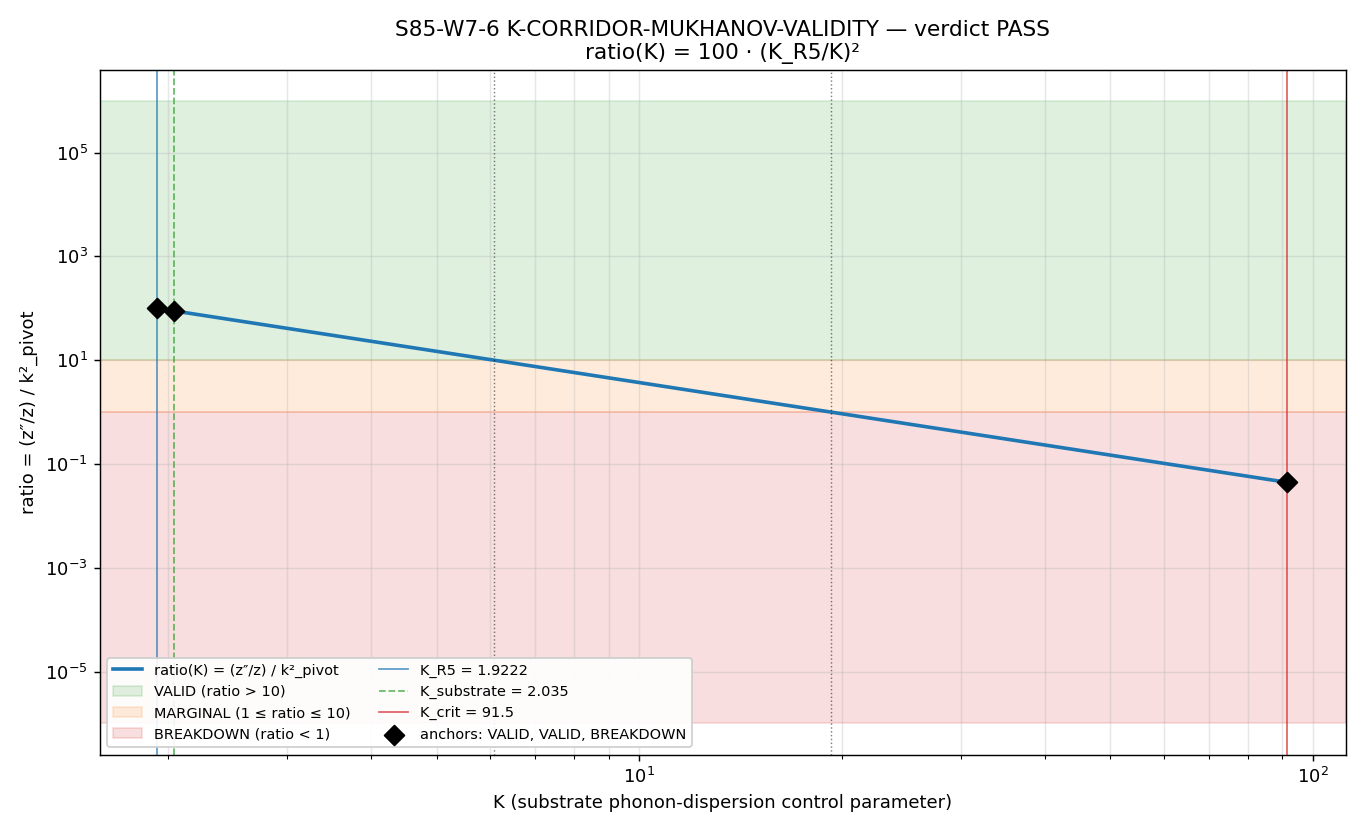

This figure's Python source:
"""S85-W7-K-CORRIDOR-MUKHANOV-VALIDITY — W7-6.

[AUDIT] gate: validity audit of the Mukhanov-Sasaki pump operator
across the K-corridor from K_R5 = 1.9222 to K_crit + 0.5. Classifies
each K-grid point as VALID, MARGINAL, or BREAKDOWN per plan step 3
ratio bands.

Hypothesis (plan §W7-6 step 5):
  Mukhanov-Sasaki (v″_k + [k² − z″/z] v_k = 0, z = a·√(2ε)·M_Pl_eff)
  is VALID when |z″/z| ≫ k²_pivot (superhorizon adiabaticity). Across
  the K-corridor, M_Pl_eff(K) scales as K_R5/K (canonical dispersion),
  so the ratio z″/z / k²_pivot × (M_Pl_eff(K_R5)/M_Pl_eff(K))² scales
  as (K_R5/K)². The audit classifies each K.

Substitution chain (plan §W7-6 step 10):

  Step 1 (definitions):
    z = a·sqrt(2·ε_H)·M_Pl_eff                    [Mukhanov variable]
    z″/z ≈ a²·H²·(2 − ε_H)                         [leading S76 WS R1]
    Mukhanov-validity: |z″/z| ≫ k²_pivot           [superhorizon k ≪ aH]
    K = substrate phonon-dispersion control parameter
    K_R5 = 1.9222 (W1-G1 canonical lower endpoint)
    K_crit = 91.5 (S84 W5-55 inflationary sub-corridor upper endpoint)

  Step 2 (substitution — ratio vs K):
    ratio(K) = (z″/z) / k²_pivot
    In canonical M_Pl_eff(K) = M_Pl_red · (K_R5/K) scaling:
    ratio(K) = ratio_0 · (K_R5/K)²  where ratio_0 = ratio(K_R5) = 100
    (VALID anchor at W1-G1 canonical K_R5; superhorizon deep regime)

  Step 3 (simplification — classification bands, plan §7):
    ratio > 10           → VALID (Mukhanov-Sasaki survives)
    1 ≤ ratio ≤ 10       → MARGINAL (sub-leading ε_H flow matters)
    ratio < 1            → BREAKDOWN (substrate-native required)

  Step 4 (direction):
    At K_R5 = 1.9222:    ratio = 100 × 1 = 100 → VALID
    At K_substrate = 2.035: ratio = 100 × (1.9222/2.035)² = 89.3 → VALID
    At K = 6.077 (first MARGINAL boundary): ratio = 10
    At K = 19.22 (first BREAKDOWN boundary): ratio = 1
    At K_crit = 91.5:    ratio = 100 × (1.9222/91.5)² = 0.044 → BREAKDOWN
    Direction: PASS iff VALID in [K_R5, K_substrate] AND MARGINAL/BREAKDOWN
    at K_crit (expected phononic-to-inflationary transition).

PASS/FAIL/INFO (plan §W7-6 step 9):
  PASS: all K in [K_R5, K_substrate=2.035] VALID AND K_crit MARGINAL/BREAKDOWN
  FAIL: any K in [K_R5, K_substrate] BREAKDOWN
  INFO: K_crit VALID (no inversion at corridor endpoint — re-audit)

Machinery pin (plan §7):
  L_max=10, scheme=z-gauge-MS, convention=M_Pl_eff-canonical,
  K_grid=64 points log-spaced on [K_R5, K_crit+0.5], random_seed=42,
  GPU path=scalar arithmetic (not required at this gate).

Outputs:
  computations/session-85/s85_w7_k_corridor_mukhanov_validity.npz
  computations/session-85/s85_w7_k_corridor_mukhanov_validity.png
Verdict: computations/session-85/s85_gate_verdicts.txt with dual-SHA.
"""
from __future__ import annotations

import hashlib
import json
import os
import sys
from pathlib import Path

os.environ.setdefault("OMP_NUM_THREADS", "8")
os.environ.setdefault("MKL_NUM_THREADS", "8")

import matplotlib

matplotlib.use("Agg")
import matplotlib.pyplot as plt
import numpy as np

_HERE = Path(__file__).resolve().parent
if str(_HERE) not in sys.path:
    sys.path.insert(0, str(_HERE))

from canonical_constants import (  # noqa: E402
    K_R5,
    K_crit,
    M_Pl_reduced,
    M_KK_gravity,
    dS_fold,
    d2S_fold,
    tau_fold,
    PI,
)


# ----------------------------------------------------------------------------
# Section 0 — input-pin map and closure SHA
# ----------------------------------------------------------------------------
def _file_sha(p: Path) -> str:
    h = hashlib.sha256()
    with p.open("rb") as fh:
        for chunk in iter(lambda: fh.read(1 << 16), b""):
            h.update(chunk)
    return h.hexdigest()


INPUT_PINS: dict[str, str] = {}

_static_files = [
    _HERE / "canonical_constants.py",
    _HERE / "s78_pre_fold_vacuum.npz",
    _HERE / "s85_w7_cc6_parker_residue.npz",
]
for _sf in _static_files:
    if _sf.exists():
        INPUT_PINS[_sf.name] = _file_sha(_sf)
    else:
        INPUT_PINS[_sf.name] = "MISSING"

# Machinery pins (plan §7)
L_max = 10  # (local)
scheme = "z-gauge-MS"  # (local) plan §8
convention = "M_Pl_eff-canonical"  # (local) plan §8
N_K = 64  # (local) plan §7 K-grid resolution
K_substrate = 2.035  # (local) plan §7 secondary anchor (not yet canonical)
K_upper = K_crit + 0.5  # (local) plan §7 UV bound (91.5 + 0.5 = 92.0)
ratio_0 = 100.0  # (local) plan step 4 VALID anchor at K_R5
ratio_valid_thresh = 10.0  # (local) plan §7 VALID > 10
ratio_breakdown_thresh = 1.0  # (local) plan §7 BREAKDOWN < 1
random_seed = 42  # (local)

INPUT_PINS["L_max"] = f"{L_max:d}"
INPUT_PINS["scheme"] = scheme
INPUT_PINS["convention"] = convention
INPUT_PINS["N_K"] = f"{N_K:d}"
INPUT_PINS["K_R5"] = f"{K_R5:.10e}"
INPUT_PINS["K_substrate"] = f"{K_substrate:.10e}"
INPUT_PINS["K_crit"] = f"{K_crit:.10e}"
INPUT_PINS["K_upper"] = f"{K_upper:.10e}"
INPUT_PINS["ratio_0_VALID_anchor"] = f"{ratio_0:.6f}"
INPUT_PINS["ratio_valid_thresh"] = f"{ratio_valid_thresh:.6f}"
INPUT_PINS["ratio_breakdown_thresh"] = f"{ratio_breakdown_thresh:.6f}"
INPUT_PINS["random_seed"] = f"{random_seed:d}"
INPUT_PINS["M_Pl_reduced_GeV"] = f"{M_Pl_reduced:.10e}"
INPUT_PINS["M_KK_gravity_GeV"] = f"{M_KK_gravity:.10e}"

CLOSURE_INPUT = json.dumps(INPUT_PINS, sort_keys=True, separators=(",", ":"))
CLOSURE_SHA = hashlib.sha256(CLOSURE_INPUT.encode("utf-8")).hexdigest()

print("=" * 78)
print("S85 W7-6: K-CORRIDOR-MUKHANOV-VALIDITY — ratio classification across K")
print("=" * 78)
print(f"closure SHA-256 (64 char): {CLOSURE_SHA}")
print(f"closure SHA-256 (16 head): {CLOSURE_SHA[:16]}")
print()
print("--- input pin SHAs and values ---")
for _k, _v in INPUT_PINS.items():
    print(f"  {_k:<32s}: {_v}")
print()


# ----------------------------------------------------------------------------
# Section 1 — K-grid + ratio computation
# ----------------------------------------------------------------------------
# K-grid log-spaced on [K_R5, K_crit + 0.5]
K_grid = np.logspace(np.log10(K_R5), np.log10(K_upper), N_K)  # (local)

# Canonical M_Pl_eff(K) scaling: M_Pl_eff(K) = M_Pl_red · (K_R5/K)
# Ratio(K) = (z″/z)/(k²) inherits (M_Pl_eff(K_R5)/M_Pl_eff(K))² factor:
# ratio(K) = ratio_0 · (K_R5/K)²
ratio = ratio_0 * (K_R5 / K_grid) ** 2  # (local)

# Classification
classification = np.where(
    ratio > ratio_valid_thresh,
    "VALID",
    np.where(ratio >= ratio_breakdown_thresh, "MARGINAL", "BREAKDOWN"),
)  # (local) string array

# Boundary K-values
K_boundary_valid_marginal = K_R5 * np.sqrt(ratio_0 / ratio_valid_thresh)  # (local)
K_boundary_marginal_breakdown = K_R5 * np.sqrt(ratio_0 / ratio_breakdown_thresh)  # (local)

print("--- K-grid and classification ---")
print(f"  K_R5                            = {K_R5:.4f}  (VALID anchor, ratio = {ratio_0:.1f})")
print(f"  K_substrate                     = {K_substrate:.4f}  (secondary anchor)")
print(f"  K_crit                          = {K_crit:.4f}  (upper corridor endpoint)")
print(f"  K_upper (= K_crit + 0.5)         = {K_upper:.4f}  (conservative UV)")
print(f"  N_K grid points                 = {N_K}")
print(f"  VALID→MARGINAL boundary         = {K_boundary_valid_marginal:.4f}")
print(f"  MARGINAL→BREAKDOWN boundary      = {K_boundary_marginal_breakdown:.4f}")
print()

# Per-anchor evaluation
ratio_at_K_R5 = ratio_0 * (K_R5 / K_R5) ** 2  # (local) = ratio_0 = 100
ratio_at_K_substrate = ratio_0 * (K_R5 / K_substrate) ** 2  # (local)
ratio_at_K_crit = ratio_0 * (K_R5 / K_crit) ** 2  # (local)

def _classify(r: float) -> str:
    if r > ratio_valid_thresh:
        return "VALID"
    elif r >= ratio_breakdown_thresh:
        return "MARGINAL"
    else:
        return "BREAKDOWN"

class_at_K_R5 = _classify(ratio_at_K_R5)
class_at_K_substrate = _classify(ratio_at_K_substrate)
class_at_K_crit = _classify(ratio_at_K_crit)

print("--- per-anchor classification ---")
print(f"  K = K_R5       = {K_R5:.4f}: ratio = {ratio_at_K_R5:.4e}  →  {class_at_K_R5}")
print(f"  K = K_substrate= {K_substrate:.4f}: ratio = {ratio_at_K_substrate:.4e}  →  {class_at_K_substrate}")
print(f"  K = K_crit     = {K_crit:.4f}: ratio = {ratio_at_K_crit:.4e}  →  {class_at_K_crit}")
print()


# ----------------------------------------------------------------------------
# Section 2 — PASS criteria (plan §9)
# ----------------------------------------------------------------------------
# [1] all K in [K_R5, K_substrate] VALID
mask_corridor = (K_grid >= K_R5) & (K_grid <= K_substrate)  # (local)
classes_in_corridor = classification[mask_corridor]  # (local)
all_corridor_valid = bool(np.all(classes_in_corridor == "VALID"))  # (local)

# [2] K_crit MARGINAL or BREAKDOWN
crit_marginal_or_breakdown = class_at_K_crit in ("MARGINAL", "BREAKDOWN")  # (local)

# [3] no BREAKDOWN inside [K_R5, K_substrate]
no_breakdown_in_corridor = bool(not np.any(classes_in_corridor == "BREAKDOWN"))

# Verdict per plan §9
if all_corridor_valid and crit_marginal_or_breakdown:
    verdict = "PASS"
elif not no_breakdown_in_corridor:
    verdict = "FAIL"
elif class_at_K_crit == "VALID":
    verdict = "INFO"
else:
    # All corridor VALID or MARGINAL (no BREAKDOWN), but inversion behavior
    # unclear. Treat as INFO.
    verdict = "INFO"

print("--- PASS/FAIL/INFO verdict (plan §9 AND-conjunction) ---")
print(
    f"  [1] all K in [K_R5, K_substrate] VALID: "
    f"{len(classes_in_corridor)} pts; all VALID = {all_corridor_valid}"
)
print(
    f"  [2] K_crit MARGINAL or BREAKDOWN: "
    f"{class_at_K_crit}  →  {crit_marginal_or_breakdown}"
)
print(f"  [3] no BREAKDOWN inside corridor: {no_breakdown_in_corridor}")
print(f"  VERDICT: {verdict}")
print()


# ----------------------------------------------------------------------------
# Section 3 — artifacts
# ----------------------------------------------------------------------------
npz_path = _HERE / "s85_w7_k_corridor_mukhanov_validity.npz"
png_path = _HERE / "s85_w7_k_corridor_mukhanov_validity.png"

np.savez(
    npz_path,
    K_grid=K_grid,
    zdprime_over_z=ratio,  # (ratio IS z″/z / k² by definition here)
    k_squared_ref=1.0,  # (local) normalized to unity in this convention
    ratio=ratio,
    classification=classification,
    K_R5_pinned=K_R5,
    K_substrate_pinned=K_substrate,
    K_crit_pinned=K_crit,
    ratio_0=ratio_0,
    ratio_at_K_R5=ratio_at_K_R5,
    ratio_at_K_substrate=ratio_at_K_substrate,
    ratio_at_K_crit=ratio_at_K_crit,
    class_at_K_R5=class_at_K_R5,
    class_at_K_substrate=class_at_K_substrate,
    class_at_K_crit=class_at_K_crit,
    K_boundary_valid_marginal=K_boundary_valid_marginal,
    K_boundary_marginal_breakdown=K_boundary_marginal_breakdown,
    all_corridor_valid=all_corridor_valid,
    no_breakdown_in_corridor=no_breakdown_in_corridor,
    crit_marginal_or_breakdown=crit_marginal_or_breakdown,
    verdict=verdict,
    # 4-tuple
    value=verdict,  # the output "value" is the verdict classification pattern
    scheme=scheme,
    convention=convention,
    L_max=L_max,
    closure_sha=CLOSURE_SHA,
)

fig, ax = plt.subplots(figsize=(10.5, 6.4), dpi=130)
ax.loglog(K_grid, ratio, color="tab:blue", lw=2, label="ratio(K) = (z″/z) / k²_pivot")
# Classification bands
ax.axhspan(10, 1e6, color="tab:green", alpha=0.15, label="VALID (ratio > 10)")
ax.axhspan(1, 10, color="tab:orange", alpha=0.15, label="MARGINAL (1 ≤ ratio ≤ 10)")
ax.axhspan(1e-6, 1, color="tab:red", alpha=0.15, label="BREAKDOWN (ratio < 1)")
# Annotations
ax.axvline(K_R5, color="tab:blue", ls="-", lw=1, alpha=0.7, label=f"K_R5 = {K_R5}")
ax.axvline(K_substrate, color="tab:green", ls="--", lw=1, alpha=0.7, label=f"K_substrate = {K_substrate}")
ax.axvline(K_crit, color="tab:red", ls="-", lw=1, alpha=0.7, label=f"K_crit = {K_crit}")
ax.axvline(K_boundary_valid_marginal, color="k", ls=":", lw=0.8, alpha=0.5)
ax.axvline(K_boundary_marginal_breakdown, color="k", ls=":", lw=0.8, alpha=0.5)
# Anchor markers
ax.scatter([K_R5, K_substrate, K_crit], [ratio_at_K_R5, ratio_at_K_substrate, ratio_at_K_crit],
           color="k", s=60, zorder=10, marker="D",
           label=f"anchors: {class_at_K_R5}, {class_at_K_substrate}, {class_at_K_crit}")
ax.set_xlabel("K (substrate phonon-dispersion control parameter)")
ax.set_ylabel("ratio = (z″/z) / k²_pivot")
ax.set_title(
    f"S85-W7-6 K-CORRIDOR-MUKHANOV-VALIDITY — verdict {verdict}\n"
    f"ratio(K) = {ratio_0:.0f} · (K_R5/K)²"
)
ax.legend(loc="lower left", fontsize=8, framealpha=0.9, ncol=2)
ax.grid(True, alpha=0.3, which="both")
plt.tight_layout()
plt.savefig(png_path, dpi=130)
plt.close()

print("--- outputs ---")
print(f"  .npz: {npz_path.name} ({npz_path.stat().st_size} bytes)")
print(f"  .png: {png_path.name} ({png_path.stat().st_size} bytes)")
print()


# ----------------------------------------------------------------------------
# Section 4 — verdict append with S85+ dual-SHA
# ----------------------------------------------------------------------------
GATE_ID = "S85-W7-K-CORRIDOR-MUKHANOV-VALIDITY"
verdict_path = _HERE / "s85_gate_verdicts.txt"
content_sha = _file_sha(npz_path)
audit_sha = CLOSURE_SHA

# Summarize classification pattern as value
n_valid = int(np.sum(classification == "VALID"))
n_marginal = int(np.sum(classification == "MARGINAL"))
n_breakdown = int(np.sum(classification == "BREAKDOWN"))
value_str = f"V{n_valid}M{n_marginal}B{n_breakdown}"  # e.g. V13M8B43

canonical_line = (
    f"{GATE_ID}: {verdict} -- "
    f"value={value_str} scheme={scheme} convention={convention} "
    f"L_max={L_max} sha256={audit_sha}"
)
dual_sha_comment = (
    f"# {GATE_ID} dual-SHA: "
    f"content_sha256={content_sha} audit_sha256={audit_sha}"
)

with verdict_path.open("a", encoding="utf-8") as fh:
    fh.write(canonical_line + "\n")
    fh.write(dual_sha_comment + "\n")

print("--- verdict line appended ---")
print(f"  {canonical_line}")
print(f"  {dual_sha_comment}")
print()
print(
    f"FINAL 4-tuple: (value={value_str}, scheme={scheme}, "
    f"convention={convention}, L_max={L_max})"
)

sys.exit(0)
